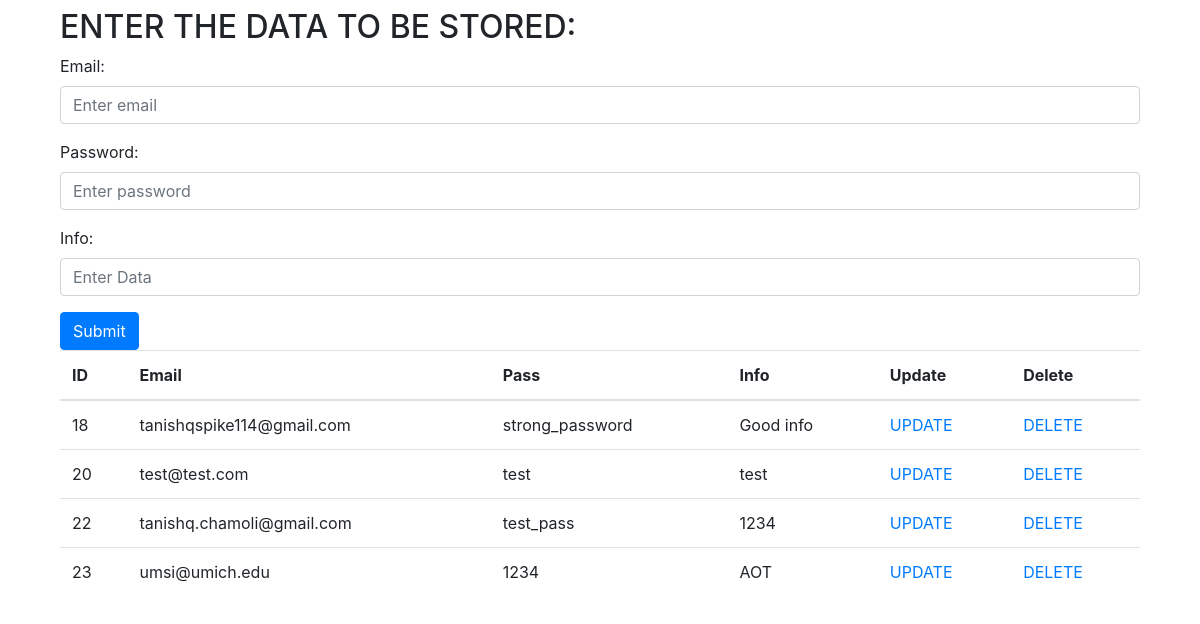
The app's page /index.php/user/create with its own data.
### tables this page shows
CREATE TABLE `user` (
  `id` int(11) NOT NULL,
  `email` varchar(100) NOT NULL,
  `pass` varchar(100) NOT NULL,
  `info` varchar(100) NOT NULL
);

### application/controllers/User.php (called while the page is built, shortened)
<?php
class User extends CI_Controller
{
    function common()
    {
        $this->load->model('Usermodel');
        return $users = $this->Usermodel->all();
    }
    public function create()
    {
        $data = array();
        $this->load->model('Usermodel');
        $users = $this->Usermodel->all();
        $users = $this->common();
        $data['users'] = $users;
        $this->load->view('create', $data);
    }
}

### index.php (called while the page is built, shortened)
<?php
require_once BASEPATH.'core/CodeIgniter.php';

### application/models/Usermodel.php (called while the page is built, shortened)
<?php
class Usermodel extends CI_Model
{
    function all(){
        return $users = $this->db->get('user')->result_array();
    }
}

### application/views/create.php (the view, shortened to what this page needs)
<!DOCTYPE html>
<html>
<head>
    <link rel="stylesheet" href="https://cdn.jsdelivr.net/npm/bootstrap@4.5.3/dist/css/bootstrap.min.css">
</head>
<body class="container">
    <div class="container center_div">
        <h2>ENTER THE DATA TO BE STORED:</h2>
        <?php if (!empty($update)) { ?>
            <form method="POST" action="<?php echo base_url() . 'user/up_update' ?>">
                <input type="hidden" name="id" value=<?php echo $update['id']; ?>>
                <div class="form-group">
                    <label for="email">Email:</label>
                    <input type="email" class="form-control" id="email" value=<?php echo $update['email']; ?> name="email">
                    <div class="valid-feedback">Valid.</div>
                    <div class="invalid-feedback">Please fill out this field.</div>
                </div>
                <div class="form-group">
                    <label for="pwd">Password:</label>
                    <input type="text" class="form-control" id="pwd" value=<?php echo $update['pass']; ?> name="password" required>
                    <div class="valid-feedback">Valid.</div>
                    <div class="invalid-feedback">Please fill out this field.</div>
                </div>
                <div class="form-group">
                    <label for="pwd">Info:</label>
                    <input type="text" class="form-control" id="info" value="<?php print($update['info']); ?>" name="info" required>
                    <div class="valid-feedback">Valid.</div>
                    <div class="invalid-feedback">Please fill out this field.</div>
                </div>
                <button type="submit" class="btn btn-primary">UPDATE</button>
            </form>
            <a href="<?php echo base_url() . "user/create" ?>">Go Back</a>
        <?php } else { ?>
            <form method="POST" action="<?php echo base_url() . 'user/save' ?>">
                <div class="form-group">
                    <label for="email">Email:</label>
                    <input type="email" class="form-control" id="email" placeholder="Enter email" name="email">
                </div>
                <div class="form-group">
                    <label for="pwd">Password:</label>
                    <input type="text" class="form-control" id="pwd" placeholder="Enter password" name="password" required>
                </div>
                <div class="form-group">
                    <label for="pwd">Info:</label>
                    <input type="text" class="form-control" id="info" placeholder="Enter Data" name="info" required>
                </div>
                <button type="submit" class="btn btn-primary">Submit</button>
            </form>
        <?php } ?>
        <table class="table table-image">
            <thead>
                <tr>
                    <th scope="col">ID</th>
                    <th scope="col">Email</th>
                    <th scope="col">Pass</th>
                    <th scope="col">Info</th>
                    <th scope="col">Update</th>
                    <th scope="col">Delete</th>
                </tr>
            </thead>
            <tbody>
                <?php if (!empty($users)) {
                    foreach ($users as $user) { ?>
                        <tr>
                            <td><?php echo $user['id']; ?></td>
                            <td><?php echo $user['email']; ?></td>
                            <td><?php echo $user['pass']; ?></td>
                            <td><?php echo $user['info']; ?></td>
                            <td>
                                <a href="<?php echo base_url() . "user/update/" . $user['id'] ?>">UPDATE</a>
                            </td>
                            <td>
                                <a href="<?php echo base_url() . "user/delete/" . $user['id'] ?>">DELETE</a>
                            </td>
                        </tr>
                    <?php }
                } ?>
            </tbody>
        </table>
    </div>
</body>
</html>

### records on screen
user: id "18", email "tanishqspike114@gmail.com", pass "strong_password", info "Good info"
user: id "20", email "test@test.com", pass "test", info "test"
user: id "22", email "tanishq.chamoli@gmail.com", pass "test_pass", info "1234"
user: id "23", email "umsi@umich.edu", pass "1234", info "AOT"
